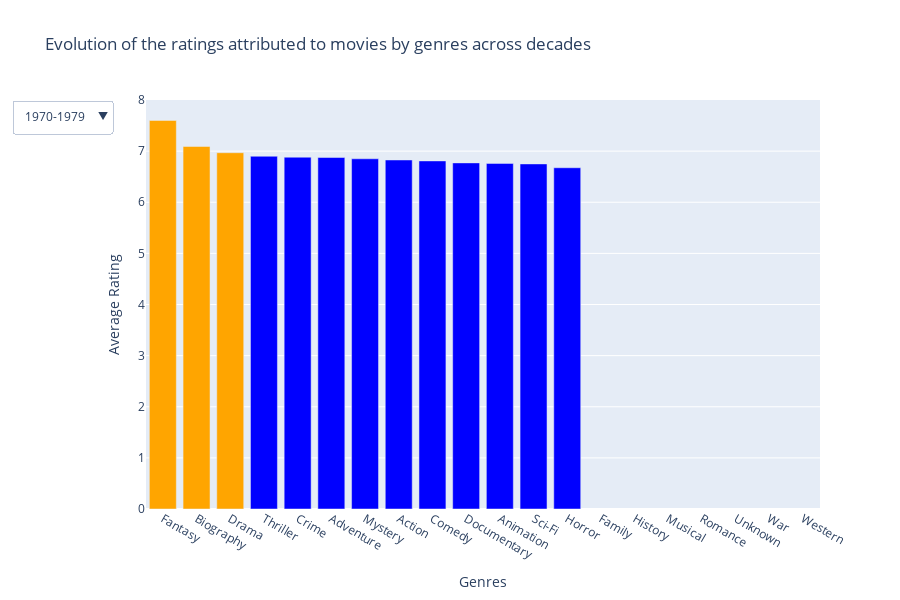

Notebook code for this chart:
### Markdown cell above
The chart generated by the code below is an interactive Plotly chart but the screenshots of each decade from this graph are present just after (if the Plotly is not displayed).

### Code cell
# We plot the graph representing the evolution of the ratings attributed to movies by the decades
# Create a figure
fig = go.Figure()

# Add bars for each decade
for decade in rating_per_decade_genre["Decade"].unique():
    # Filter by decade and sort by Rating 
    df_decade = rating_per_decade_genre[rating_per_decade_genre["Decade"] == decade]
    df_decade = df_decade.sort_values(by="Rating", ascending=False)

    # Color the 3 genres with the best ratings in orange
    colors = ["orange" if i < 3 else "blue" for i in range(len(df_decade))]

    fig.add_trace(go.Bar(
        x=df_decade["Genres"],
        y=df_decade["Rating"],
        name=decade,
        visible=False,
        marker_color=colors,
    ))

# Make the first decade visible by default
fig.data[0].visible = True

# Configuring animations
fig.update_layout(
    updatemenus=[{
        "buttons": [
            {
                "label": decade,
                "method": "update",
                "args": [
                    {"visible": [decade == d for d in rating_per_decade_genre["Decade"].unique()]},
                    {"yaxis.range": [0, rating_per_decade_genre[rating_per_decade_genre["Decade"] == decade]["Rating"].max()]}
                ]  
            } for decade in rating_per_decade_genre["Decade"].unique()
        ],
        "direction": "down",
        "showactive": True
    }],
    title="Evolution of the ratings attributed to movies by genres across decades",
    height=600
)

# Edit axis titles
fig.update_layout(
    xaxis_title="Genres",
    yaxis_title="Average Rating" 
)

# Show chart
fig.show()

### Figure 1 — Plotly figure (JSON) as saved in the notebook; plotly's stock layout.template omitted (floating-point values rounded to 4 significant figures)
{"data": [{"marker": {"color": ["orange", "orange", "orange", "blue", "blue", "blue", "blue", "blue", "blue", "blue", "blue", "blue", "blue", "blue", "blue", "blue", "blue", "blue", "blue", "blue"]}, "name": "1970-1979", "type": "bar", "visible": true, "x": ["Fantasy", "Biography", "Drama", "Thriller", "Crime", "Adventure", "Mystery", "Action", "Comedy", "Documentary", "Animation", "Sci-Fi", "Horror", "Family", "History", "Musical", "Romance", "Unknown", "War", "Western"], "y": [7.6, 7.091, 6.969, 6.9, 6.881, 6.875, 6.85, 6.827, 6.809, 6.77, 6.76, 6.75, 6.675, null, null, null, null, null, null, null]}, {"marker": {"color": ["orange", "orange", "orange", "blue", "blue", "blue", "blue", "blue", "blue", "blue", "blue", "blue", "blue", "blue", "blue", "blue", "blue", "blue", "blue", "blue"]}, "name": "1980-1989", "type": "bar", "visible": false, "x": ["Animation", "Romance", "Fantasy", "Biography", "Adventure", "Action", "Crime", "Comedy", "Drama", "Horror", "Documentary", "Thriller", "Sci-Fi", "Family", "Mystery", "History", "Musical", "Unknown", "War", "Western"], "y": [7.285, 7.15, 7.01, 6.96, 6.926, 6.902, 6.866, 6.863, 6.842, 6.776, 6.768, 6.75, 6.733, 6.7, 6, null, null, null, null, null]}, {"marker": {"color": ["orange", "orange", "orange", "blue", "blue", "blue", "blue", "blue", "blue", "blue", "blue", "blue", "blue", "blue", "blue", "blue", "blue", "blue", "blue", "blue"]}, "name": "1990-1999", "type": "bar", "visible": false, "x": ["Animation", "Thriller", "Crime", "Horror", "Adventure", "Biography", "Action", "Drama", "Comedy", "Fantasy", "Documentary", "Western", "Sci-Fi", "Family", "Mystery", "Romance", "History", "Musical", "Unknown", "War"], "y": [7.42, 7.1, 6.971, 6.954, 6.952, 6.94, 6.891, 6.862, 6.851, 6.782, 6.753, 6.7, 6.6, 6.6, 6.46, 6.4, null, null, null, null]}, {"marker": {"color": ["orange", "orange", "orange", "blue", "blue", "blue", "blue", "blue", "blue", "blue", "blue", "blue", "blue", "blue", "blue", "blue", "blue", "blue", "blue", "blue"]}, "name": "2000-2009", "type": "bar", "visible": false, "x": ["Fantasy", "Mystery", "Sci-Fi", "Animation", "Thriller", "Biography", "War", "Crime", "Action", "Drama", "Comedy", "Adventure", "Unknown", "Documentary", "Romance", "Musical", "Horror", "Family", "History", "Western"], "y": [7.25, 7.1, 7.08, 7.031, 7, 6.888, 6.867, 6.864, 6.844, 6.798, 6.746, 6.743, 6.7, 6.678, 6.644, 6.622, 6.539, 6.3, null, null]}, {"marker": {"color": ["orange", "orange", "orange", "blue", "blue", "blue", "blue", "blue", "blue", "blue", "blue", "blue", "blue", "blue", "blue", "blue", "blue", "blue", "blue", "blue"]}, "name": "2010-2019", "type": "bar", "visible": false, "x": ["Musical", "Animation", "Biography", "Mystery", "Drama", "Crime", "Documentary", "Unknown", "Adventure", "Fantasy", "Thriller", "Comedy", "Action", "Romance", "Sci-Fi", "Horror", "Family", "History", "War", "Western"], "y": [6.925, 6.816, 6.802, 6.764, 6.746, 6.736, 6.715, 6.7, 6.661, 6.633, 6.626, 6.619, 6.569, 6.55, 6.4, 6.388, null, null, null, null]}, {"marker": {"color": ["orange", "orange", "orange", "blue", "blue", "blue", "blue", "blue", "blue", "blue", "blue", "blue", "blue", "blue", "blue", "blue", "blue", "blue", "blue", "blue"]}, "name": "2020-2029", "type": "bar", "visible": false, "x": ["Family", "Unknown", "Romance", "Documentary", "Animation", "History", "Biography", "Drama", "Crime", "Musical", "Fantasy", "Comedy", "Adventure", "Thriller", "Horror", "Action", "Mystery", "Sci-Fi", "War", "Western"], "y": [7.65, 6.95, 6.75, 6.734, 6.734, 6.7, 6.696, 6.664, 6.6, 6.6, 6.575, 6.551, 6.535, 6.524, 6.436, 6.355, 6.3, 6.3, null, null]}], "layout": {"height": 600, "title": {"text": "Evolution of the ratings attributed to movies by genres across decades"}, "updatemenus": [{"buttons": [{"args": [{"visible": [true, false, false, false, false, false]}, {"yaxis.range": [0, 7.6]}], "label": "1970-1979", "method": "update"}, {"args": [{"visible": [false, true, false, false, false, false]}, {"yaxis.range": [0, 7.285]}], "label": "1980-1989", "method": "update"}, {"args": [{"visible": [false, false, true, false, false, false]}, {"yaxis.range": [0, 7.42]}], "label": "1990-1999", "method": "update"}, {"args": [{"visible": [false, false, false, true, false, false]}, {"yaxis.range": [0, 7.25]}], "label": "2000-2009", "method": "update"}, {"args": [{"visible": [false, false, false, false, true, false]}, {"yaxis.range": [0, 6.925]}], "label": "2010-2019", "method": "update"}, {"args": [{"visible": [false, false, false, false, false, true]}, {"yaxis.range": [0, 7.65]}], "label": "2020-2029", "method": "update"}], "direction": "down", "showactive": true}], "xaxis": {"title": {"text": "Genres"}}, "yaxis": {"title": {"text": "Average Rating"}}}}
